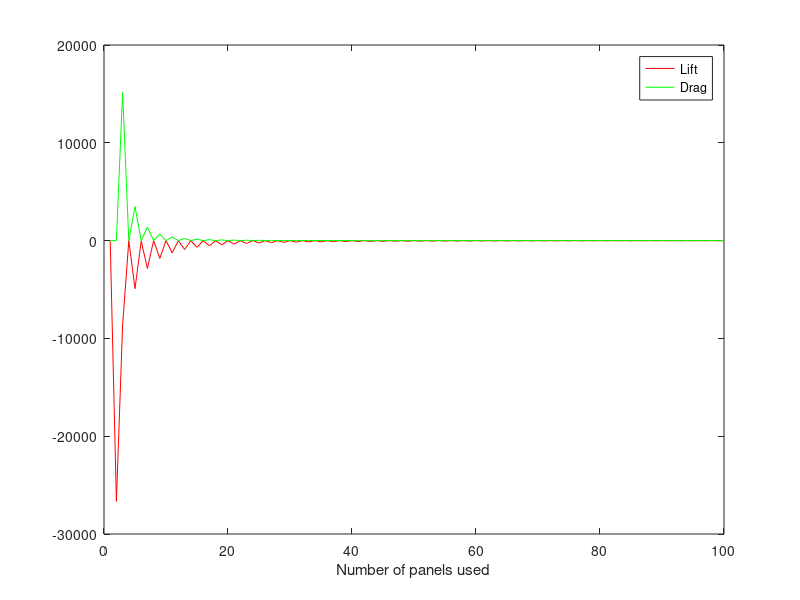

The MATLAB source for this figure: (Note: this script raises an error after producing the figure.)
%%%%%%%%%%%%%%%%%%%%%%%%%%%%%%%%%%%%%%%%
%%%  Computational Assignment 1      %%%
%%%  Connor T. O'Reilly              %%%
%%%  email: coor1752@colorado.edu    %%%
%%%  SID: 107054811                  %%%
%%%  Collaborated with: Ethan Fleer  %%%
%%%                     Kevin Yevak  %%%
%%%                     Adam Elsayed %%%
%%%                     
%%%  Date: 09/19/19                  %%%
%%%%%%%%%%%%%%%%%%%%%%%%%%%%%%%%%%%%%%%%

%house keeping
clear all; clc;
%%%%%%%%%%%%%%%%%%%%%%%%%%%%%%%%%%%%%%%%%%%%%%%%%%%%%%%%%%%%%%%%%%%%%%%%%%%%%%%%%%%%%%%%%%%%%%%%%%%%%%%%%%%%%%%%%%%%%%%
%% Question #1 %%
%%%%%%%%%%%%%%%%%

fprintf('---- Question 1 ----\r \r')


%Given
diameter = 1; %m
v_inf = 30; %m/s
q_inf  = (.5)*(1.225)*(v_inf^2);% dynamic pressure (kg/m^3)
p_inf = 101.3 * 10^3; %freestream pressure(Pa)

%coefficient of pressure
cp = @(p) (p - p_inf)/q_inf;

%deriving an equation for surface pressure distribution
%using two equations provided for the coefficient of pressure
p = @(t) q_inf.*(1 - (4 .* sin(t).^2))+ p_inf;


%initialize vectors for normal and axial force calcs
Norm = zeros(1,100); Axe = zeros(1,100);
for N = 1:100
    %initialize sums
    sumN = 0; sumA = 0;
    %integral will be taken from a to b
    a = 0; %radians
    b = 2*pi; %radians

    %vector for theta  values
    t = linspace(0,2*pi,N+1); %radians

    %define h
    h = (t(N+1)-t(N))/(2*N);
    %simpsons rule
        for i = 1 : (N/2)
            sumN = sumN + ((p(t(2*i - 1)) * cos(t(2*i - 1))) + ((4*p(t(2*i))*cos(t(2*i)))) + (p(t(2*i + 1)) * cos(t(2*i + 1))));
            sumA = sumA + ((p(t(2*i - 1)) * sin(t(2*i - 1))) + ((4*p(t(2*i))*sin(t(2*i)))) + (p(t(2*i + 1)) * sin(t(2*i + 1))));
        end
        %finish simpsons rule calc
        Norm(N) = sumN * (h/3) * (diameter/2);
        Axe(N) = sumA * (h/3) * (diameter/2);
end

%Normal/Axial Force and Lift/Drag are equivelant because every AOA is identical

figure(59)
plot((1:N),Norm,'Color','r')
hold on
plot((1:N),Axe,'Color','g')
legend('Lift','Drag')
xlabel('Number of panels used')

%Find num panels so that solutions are within 0.001
%Newtons of the exact solutions
for i = 2:N
    if abs(Norm(i)) <= .001
        kN = i;
        break
    end
end

for i = 2:N
    
    if abs(Axe(i)) < .001
        jA = i;
        break
    end
end

%exact solutions are zero because ideal flow and pressure
%is equal and opposite for dif side of cylinder.
fprintf('Lift using %i Panels: %f \r',N,Norm(end))
fprintf('Drag using %i Panels: %f \r',N,Axe(end))
%turns out simpons rule only uses 
fprintf('Lift estimation within 0.001 Newtons after: %i Panels \r',kN)
fprintf('Drag estimation within 0.001 Newtons after: %i Panels \r',jA)
fprintf('--------------------------------------------------------------\r\r')

%%%%%%%%%%%%%%%%%%%%%%%%%%%%%%%%%%%%%%%%%%%%%%%%%%%%%%%%%%%%%%%%%%%%%%%%%%%%%%%%%%%%%%%%%%%%%%%%%%%%%%%%%%%%%%%%%%%%%%%%%%%%%%%%%%%%%%%%
%% question 2 %%
%%%%%%%%%%%%%%%%
close all;
t = cputime;

%given 
aoa = 9; %degrees
chrd = 2; %m
v_inf = 30; %m/s
rho_inf = 1.225; %kg/m^3
p_inf = 101.3 *10^3;% Pa

%Determine lift and fraag per unit span on NACA 00122 airfoil
load Cp 
%define number of integration points for ideal cn and ca
intPoints = 1000;

%calculate actual and estimated Lift and Drag
[CnLegit,CnActual,CaLegit,CaActual] = naca0012_n_a(Cp_upper,Cp_lower,chrd,intPoints);

ClLegit = CnLegit*cosd(aoa) - CaLegit*sind(aoa);
CdLegit = CnLegit*sind(aoa) + CaLegit*cosd(aoa);

LLegit = ClLegit * (.5) * rho_inf * (v_inf^2) * chrd ;
DLegit = CdLegit * .5 * rho_inf * (v_inf^2) * chrd ;


ClActual =  CnActual.*cosd(aoa) - CaActual.*sind(aoa);
CdActual = CnActual.*sind(aoa) + CaActual.*cosd(aoa);

LActual = ClActual * .5 * rho_inf * v_inf^2 * chrd ;
DActual = CdActual * .5 * rho_inf * v_inf^2 * chrd ;

%figure out relative error for lift and drag
er5 = 0;
er1 = 0;
er110 = 0;
for i = 1:length(LActual)
   curEr = (LLegit - LActual(i))/LLegit;
   if(curEr <= .5)
       er5 = i;
       break
   end
   curEr = 0;
end
for j = 1:length(LActual)
   curEr = (LLegit - LActual(j))/LLegit;
   if(curEr <= .1)
       er1 = j;
       break
   end
   curEr = 0;
end

for k = 1:length(LActual)
   curEr = (LLegit - LActual(k))/LLegit;
   if(curEr <= 0.001)
       er110 = k;
       break
   end
   curEr = 0;
end
for i = 1:length(DActual)
   curEr = (DLegit - DActual(i))/DLegit;
   if(curEr <= .5)
       er5D = i;
       break
   end
   curEr = 0;
end
for j = 1:length(DActual)
   curEr = (DLegit - DActual(j))/DLegit;
   if(curEr <= .1)
       er1D = j;
       break
   end
   curEr = 0;
end

for k = 1:length(LActual)
   curEr = (DLegit - DActual(k))/DLegit;
   if(curEr <= 0.001)
       er110D = k;
       break
   end
   curEr = 0;
end
e = cputime-t;
fprintf('----- Question 2 ----- \r \r')
fprintf('Computation Time: %f \r \r',e)
fprintf('Lift: %f\r',LLegit)
fprintf('Drag: %f\r \r',DLegit)

figure(60)
plot((1:intPoints),LActual,'-*','MarkerSize',3)
hold on
line([er5 er5],[min(LActual),max(LActual)],'LineWidth',3,'Color','g');
line([er1 er1],[min(LActual),max(LActual)],'LineWidth',3,'Color','r');
line([er110 er110],[min(LActual),max(LActual)],'LineWidth',3,'Color','b');
xlabel('Number of Integration Points Used')
ylabel('Lift')
legend('Lift','Relative Error of 5%','Relative Error of 1%','Relative Error of 0.1%')
fprintf('Number of integration points for Lift to be within 5%% relative error:  %i \r',er5)
fprintf('Number of integration points for Lift to be within 1%% relative error:  %i \r',er1)
fprintf('Number of integration points for Lift to be within 0.1%% relative error: %i \r \r',er110)

figure(61)
plot((1:intPoints),DActual,'-*','MarkerSize',3)
hold on
line([er5D er5D],[min(DActual),max(DActual)],'LineWidth',2,'Color','g');
line([er1D er1D],[min(DActual),max(DActual)],'LineWidth',2,'Color','r');
line([er110D er110D],[min(DActual),max(DActual)],'LineWidth',3,'Color','b');
xlabel('Number of Integration Points Used')
ylabel('Drag')
legend('Drag','Relative Error of 5%','Relative Error of 1%','Relative Error of 0.1%')
fprintf('Number of integration points for Drag to be within 5%% relative error:  %i \r',er5D)
fprintf('Number of integration points for Drag to be within 1%% relative error:  %i \r',er1D)
fprintf('Number of integration points for Drag to be within 0.1%% relative error: %i \r',er110D)

fprintf('-------------------------------------------------------------- \r')

%% Function to estimate normal force and axial force coefficients
function [CnLegit,CnActual,CaLegit,CaActual] = naca0012_n_a(cp_upper,cp_lower,c,intPoints)
%Function will calcuate the value of Cn and Ca for a NACA 0012 airfoil
%using trapezodial approximation with 10000000 panels as well as estimating
%Cn and Ca using a set amount of integration points.

% Author: Connor T. O'Reilly
% Collaborators: Davis Peirce, Kevin Yevak
% Date: 09/19/19

%formula for shape of NACA 0012 airfoil
%distance from chord to upper surface
yu = @(x) (.12/0.2).*2 .* ( 0.2969.*sqrt(x./2) -0.1260*(x./2) - 0.3516.*(x./2).^2 + 0.2843.*(x./2).^3 - 0.1036.*(x./2).^4);
%distance from chord to lower surface
%same but negative because airfoil is sym
yl = @(x) -1.*((.12/0.2).*2 .* ( 0.2969.*sqrt(x./2) -0.1260*(x./2) - 0.3516.*(x./2).^2 + 0.2843.*(x./2).^3 - 0.1036.*(x./2).^4));

%find integration points for actual Cn and Ca calculation
xL = linspace(0,c,10000000);

%calculate Cp along upper and lower surfaces
Cpu = fnval(cp_upper,xL/c);
Cpl = fnval(cp_lower,xL/c);

%use trapz to get actual coeffiecients of normal and axial force
CnLegit = (1/c)*(trapz(xL,Cpl) - trapz(xL,Cpu));
CaLegit = (1/c) * (trapz(yu(xL),Cpu) - trapz(yl(xL),Cpl));

%use trapezodial rule to determine Cn and Ca estimate.
CaActual = zeros(1,intPoints);
CnActual = zeros(1,intPoints);
for i = 1:intPoints
    %loop will change the number of integration points for each itteration 
    
    %find the normal force coeff by using equation 1.15 in anderson 
    %assuming friction coeff is negligible 
    xN = linspace(0,c,i);
    x1 = xN(1:i-1);
    x2 = xN(2:i);
    
    %determine infinitesimal distance dx
    dx = x2 - x1;
    
    %find cp values for upper surface
    Cpu1 = fnval(cp_upper,x1/c);
    Cpu2 = fnval(cp_upper,x2/c);
    
    %determine Cp along upper surface by averaging the pressure
    %between pressure points and multiplying by dx
    CpU = (Cpu2+Cpu1)/2  .* dx;
    
    
    Cpl1 = fnval(cp_lower,x1/c);
    Cpl2 = fnval(cp_lower,x2/c);

    CpL = (Cpl2+Cpl1)/2  .* dx;
    
    %find dif between lower and upper surface to determine overall Cp
    %sum and mult by (1/c) to calculate Cn
    
    %store normal coef for num of interation points in vec
    CnActual(i) = (1/c)*sum(CpL-CpU);

    %find the axial force coeff by using equation 1.16 in anderson 
    %assuming friction coeff is negligible 
    
    %find change in y value for upper and lower surface
    y1 = yu(x1);
    y2 = yu(x2);
    y3 = yl(x1);
    y4 = yl(x2);
    dyu = y2-y1;
    dyl = (y4-y3);

    %calculate axial force coeff for upper and lower surface
    CaU = (Cpu2+Cpu1)/2 .* dyu;
    CaL = (Cpl1 + Cpl2)/2 .* dyl;
    
    %store axial coef for num of interation points in vec
    CaActual(i) = (1/c)*sum(CaU - CaL);
end

end



